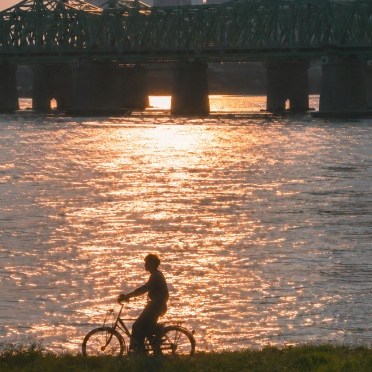
#> input picture img/col_hangang.jpg, 372 x 372 px, given in place of 운세겹쳐보기_오늘의 행운 아이템 연결.jpg, which was not available
$ python make_assets_v6.py img
#> lines starting #> are read from the running program, lines starting #| are printed output that depends on the picture
# 1109 운세 겹쳐보기 → 오늘의 행운 아이템 / 플리 연결 화면 (장소 연결과 같은 틀)
# 사용: python3 make_assets_v6.py <시안 폴더>
import sys, os
import numpy as np
from PIL import Image
SRC = sys.argv[1]
O = os.path.join(os.path.dirname(os.path.abspath(__file__)), 'img')
def crop(im, box, name, px=4):
    c = im.crop(box); w, h = c.size; a = np.ones((h, w), np.float32)
    for i in range(px):
        v = (i + 1) / (px + 1)
        a[i, :] = np.minimum(a[i, :], v); a[h-1-i, :] = np.minimum(a[h-1-i, :], v)
        a[:, i] = np.minimum(a[:, i], v); a[:, w-1-i] = np.minimum(a[:, w-1-i], v)
    c = c.convert('RGBA'); c.putalpha(Image.fromarray((a * 255).astype(np.uint8))); c.save(f'{O}/{name}.png')
for key, n in [('mxi', '운세겹쳐보기_오늘의 행운 아이템 연결'), ('mxm', '운세겹쳐보기_오늘의 행운 플리 연결')]:
    im = Image.open(os.path.join(SRC, n + '.jpg')).convert('RGB')
#> im is the input picture: PIL image 372x372 RGB; mean R, G, B 128.9, 105.8, 88
    for part, b in {'head': (0, 0, 402, 112), 'hero': (0, 112, 402, 505), 'body': (20, 505, 382, 570),
                    'icons': (14, 605, 388, 745), 'ok': (14, 776, 202, 846), 'share': (202, 776, 388, 846), 'bar': (120, 850, 282, 874)}.items():
        crop(im, b, f'n_{key}_{part}')
#> this loop made 7 passes
#> pass 1, in crop, `c = im.crop(box)`:
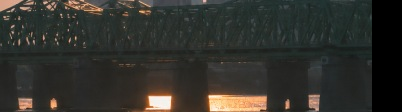
#> c: PIL image 402x112 RGB; mean R, G, B 50.3, 50, 44.7
#> pass 1, in crop, `c = c.convert('RGBA')`:
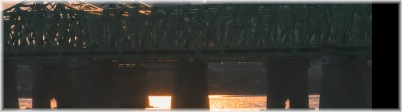
#> saved as n_mxi_head.png: PIL image 402x112 RGBA; mean R, G, B, A 50.3, 50, 44.7, 243.5; transparent parts drawn white
#> pass 2, in crop (call 2), `c = im.crop(box)`:
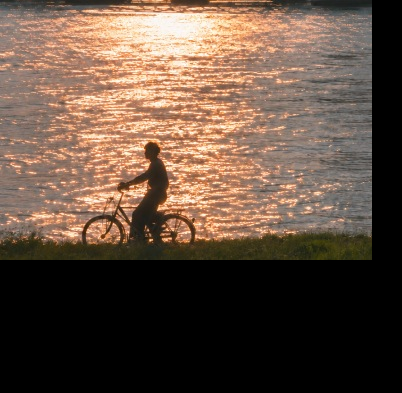
#> c: PIL image 402x393 RGB; mean R, G, B 98.5, 78.5, 64.3
#> pass 2 of the loop `for key, n in [('mxi', '운세겹쳐보기_오늘의 행운 아이템 연결'), ('mxm', '운세겹쳐보기_오늘의 행운..`:
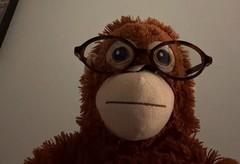
#> input picture img/lm_av_kwon.jpg, 240 x 164 px, given in place of 운세겹쳐보기_오늘의 행운 플리 연결.jpg, which was not available
#> im is the input picture: PIL image 240x164 RGB; mean R, G, B 100.6, 80.2, 66.9
#> the loop `for part, b in {'head': (0, 0, 402, 112), 'hero': (0, 112, 402, 505), ..` made 7 passes
#> pass 1, in crop (call 8), `c = c.convert('RGBA')`:
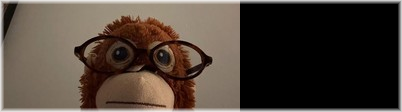
#> saved as n_mxm_head.png: PIL image 402x112 RGBA; mean R, G, B, A 67.6, 56.2, 47.1, 243.5; transparent parts drawn white
#> pass 2, in crop (call 9), `c = im.crop(box)`:
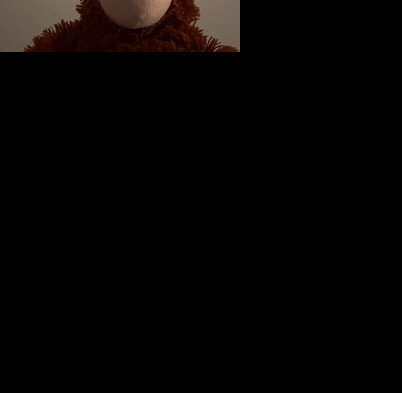
#> c: PIL image 402x393 RGB; mean R, G, B 5.8, 4, 3.2
print('ok')
